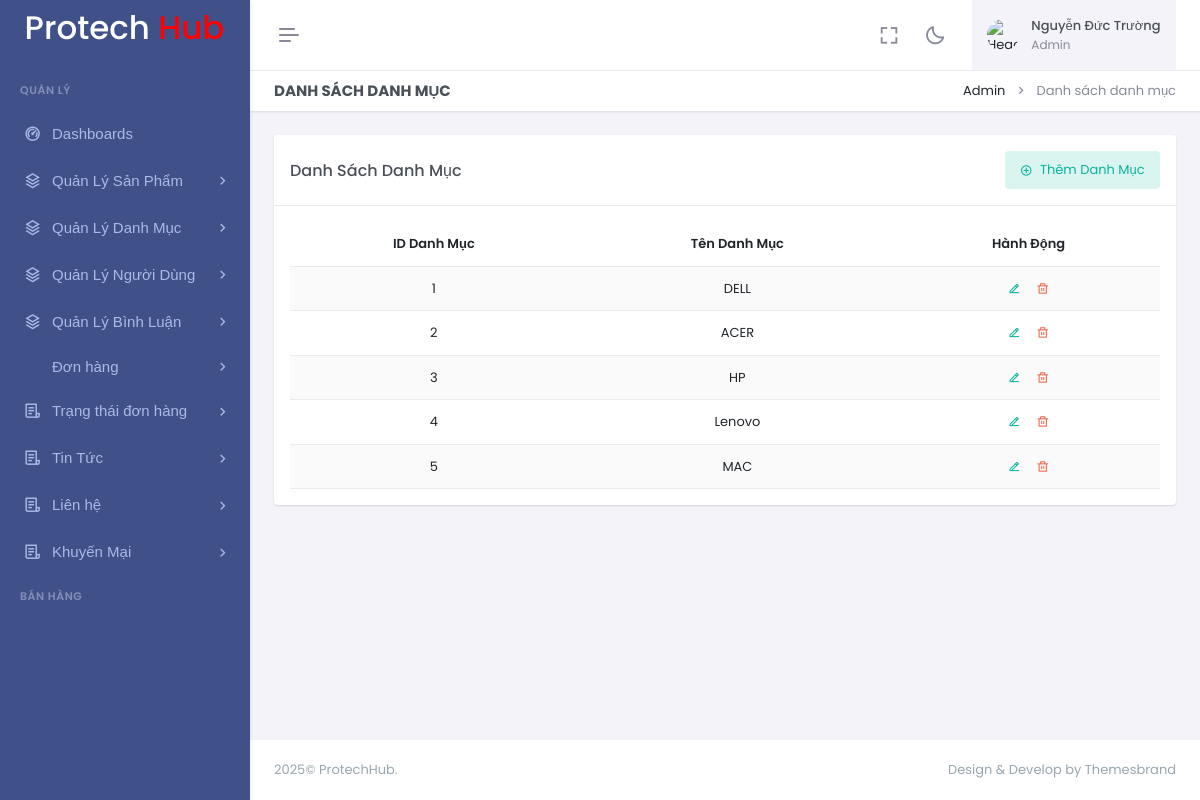
Page /admin/index.php?act=danhmucs (signed in) on the committed database.
### tables this page shows
CREATE TABLE `danh_mucs` (
  `id` int NOT NULL,
  `ten_danh_muc` varchar(255) NOT NULL
);

### admin/controllers/DanhMucController.php (called while the page is built, shortened)
<?php
class DanhMucController
{
    private $danhmucModel;
    public function __construct()
    {
        $this->danhmucModel = new DanhMuc();
    }
    public function index()
    {
        $danhmucs = $this->danhmucModel->getAll();
        require_once 'views/danhmucs/index.php';
    }
}
?>

### commons/function.php (called while the page is built)
<?php
function connectDB() {
    $host = DB_HOST;
    $port = DB_PORT;
    $dbname = DB_NAME;
    try {
        $conn = new PDO("mysql:host=$host;port=$port;dbname=$dbname", DB_USERNAME, DB_PASSWORD);
        $conn->setAttribute(PDO::ATTR_ERRMODE, PDO::ERRMODE_EXCEPTION);
        $conn->setAttribute(PDO::ATTR_DEFAULT_FETCH_MODE, PDO::FETCH_ASSOC);
        return $conn;
    } catch (PDOException $e) {
        echo ("Connection failed: " . $e->getMessage());
    }
}

### admin/models/DanhMuc.php (called while the page is built, shortened)
<?php
class DanhMuc
{
    private $conn;
    public function __construct()
    {
        $this->conn = connectDB();
    }
    public function getAll()
    {
        $sql = "SELECT * FROM danh_mucs";
        $stmt = $this->conn->prepare($sql);
        $stmt->execute();
        return $stmt->fetchAll();
    }
}
?>

### admin/views/danhmucs/index.php (the view, shortened to what this page needs)
<!DOCTYPE html>
<html lang="en" data-layout="vertical" data-topbar="light" data-sidebar="dark" data-sidebar-size="lg"
    data-sidebar-image="none" data-preloader="disable" data-theme="default" data-theme-colors="default">
<head>
    <?php require_once "views/layouts/libs_css.php"; ?>
</head>
<body>
    <div id="layout-wrapper">
        <?php
        require_once "views/layouts/header.php";
        require_once "views/layouts/siderbar.php";
        ?>
        <div class="main-content">
            <div class="page-content">
                <div class="container-fluid">
                    <div class="row">
                        <div class="col-12">
                            <div
                                class="page-title-box d-sm-flex align-items-center justify-content-between bg-galaxy-transparent">
                                <h4 class="mb-sm-0">Danh sách danh mục</h4>
                                <div class="page-title-right">
                                    <ol class="breadcrumb m-0">
                                        <li class="breadcrumb-item"><a href="javascript: void(0);">Admin</a></li>
                                        <li class="breadcrumb-item active">Danh sách danh mục</li>
                                    </ol>
                                </div>
                            </div>
                        </div>
                    </div>
                    <div class="row">
                        <div class="col">
                            <div class="h-100">
                                <div class="card">
                                    <div class="card-header align-items-center d-flex">
                                        <h4 class="card-title mb-0 flex-grow-1">Danh Sách Danh Mục</h4>
                                        <a href="?act=danhmucs/create"
                                            class="btn btn-soft-success material-shadow-none">
                                            <i class="ri-add-circle-line align-middle me-1"></i> Thêm Danh Mục
                                        </a>
                                    </div>
                                    <div class="card-body">
                                        <div class="live-preview">
                                            <div class="table-responsive">
                                                <table
                                                    class="table table-striped table-nowrap align-middle mb-0 table text-center">
                                                    <thead>
                                                        <tr>
                                                            <th scope="col">ID Danh Mục</th>
                                                            <th scope="col">Tên Danh Mục</th>
                                                            <th scope="col">Hành Động</th>
                                                        </tr>
                                                    </thead>
                                                    <tbody>
                                                        <?php
                                                        $stt = 1;
                                                        foreach ($danhmucs as $danhmuc): ?>
                                                        <tr>
                                                            <td><?php echo $stt++; ?></td>
                                                            <td><?php echo $danhmuc['ten_danh_muc']; ?></td>
                                                            <td>
                                                                <div
                                                                    class="d-flex justify-content-center hstack gap-3 flex-wrap">
                                                                    <a href="?act=danhmucs/edit&id=<?php echo $danhmuc['id']; ?>"
                                                                        class="link-success">
                                                                        <i class="ri-edit-2-line"></i>
                                                                    </a>
                                                                    <a href="?act=danhmucs/delete&id=<?php echo $danhmuc['id']; ?>"
                                                                        class="link-danger"
                                                                        onclick="return confirm('Bạn có chắc chắn xóa không?');">
                                                                        <i class="ri-delete-bin-line"></i>
                                                                    </a>
                                                                </div>
                                                            </td>
                                                        </tr>
                                                        <?php endforeach; ?>
                                                    </tbody>
                                                </table>
                                            </div>
                                        </div>
                                    </div>
                                </div>
                            </div>
                        </div>
                    </div>
                </div>
            </div>
            <footer class="footer">
                <div class="container-fluid">
                    <div class="row">
                        <div class="col-sm-6">
                            © ProtechHub.
                        </div>
                        <div class="col-sm-6">
                            <div class="text-sm-end d-none d-sm-block">
                                Design & Develop by Themesbrand
                            </div>
                        </div>
                    </div>
                </div>
            </footer>
        </div>
    </div>
</body>
</html>

### rows in the picture
danh_mucs: ten_danh_muc "DELL"
danh_mucs: ten_danh_muc "ACER"
danh_mucs: ten_danh_muc "HP"
danh_mucs: ten_danh_muc "Lenovo"
danh_mucs: ten_danh_muc "MAC"

### other values in the picture
$_SESSION['user'] "Nguyễn Đức Trường"
